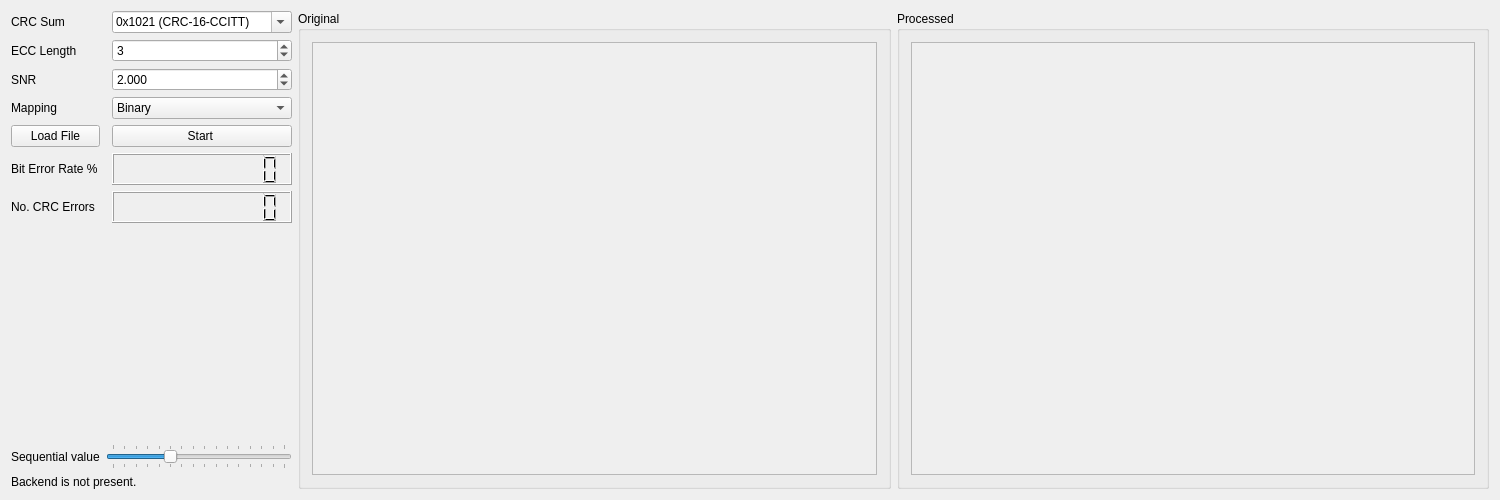
<?xml version="1.0" encoding="UTF-8"?>
<ui version="4.0">
 <class>MainWindow</class>
 <widget class="QMainWindow" name="MainWindow">
  <property name="geometry">
   <rect>
    <x>0</x>
    <y>0</y>
    <width>1500</width>
    <height>500</height>
   </rect>
  </property>
  <property name="windowTitle">
   <string>Channel Simulator</string>
  </property>
  <widget class="QWidget" name="centralWidget">
   <layout class="QGridLayout" name="centralWidget_content" rowstretch="0,0,0,0,0,0,0,0,1,0,0" columnstretch="0,0,0,0,1,1" rowminimumheight="0,0,0,0,0,0,0,0,0,0,0" columnminimumwidth="0,0,0,0,100,100">
    <item row="9" column="1">
     <widget class="QLabel" name="lblSequential">
      <property name="text">
       <string>Sequential value</string>
      </property>
      <property name="scaledContents">
       <bool>true</bool>
      </property>
     </widget>
    </item>
    <item row="6" column="1">
     <widget class="QLabel" name="lblCrcFlag">
      <property name="text">
       <string>No. CRC Errors</string>
      </property>
     </widget>
    </item>
    <item row="4" column="1">
     <widget class="QPushButton" name="cmdLoad">
      <property name="text">
       <string>Load File</string>
      </property>
     </widget>
    </item>
    <item row="6" column="3">
     <widget class="QLCDNumber" name="lcdCrcFlag">
      <property name="minimumSize">
       <size>
        <width>0</width>
        <height>32</height>
       </size>
      </property>
      <property name="toolTip">
       <string>&lt;html&gt;&lt;head/&gt;&lt;body&gt;&lt;p&gt;This is the number of crc errors that occured during this session.&lt;/p&gt;&lt;/body&gt;&lt;/html&gt;</string>
      </property>
      <property name="digitCount">
       <number>10</number>
      </property>
     </widget>
    </item>
    <item row="5" column="3">
     <widget class="QLCDNumber" name="lcdBer">
      <property name="minimumSize">
       <size>
        <width>0</width>
        <height>32</height>
       </size>
      </property>
      <property name="contextMenuPolicy">
       <enum>Qt::ActionsContextMenu</enum>
      </property>
      <property name="toolTip">
       <string>&lt;html&gt;&lt;head/&gt;&lt;body&gt;&lt;p&gt;This is the procentage of misstransmitted bits in the current session.&lt;/p&gt;&lt;/body&gt;&lt;/html&gt;</string>
      </property>
      <property name="digitCount">
       <number>10</number>
      </property>
     </widget>
    </item>
    <item row="3" column="1">
     <widget class="QLabel" name="lblMapping">
      <property name="text">
       <string>Mapping</string>
      </property>
     </widget>
    </item>
    <item row="4" column="3">
     <widget class="QPushButton" name="cmdStart">
      <property name="text">
       <string>Start </string>
      </property>
     </widget>
    </item>
    <item row="0" column="1">
     <widget class="QLabel" name="lblCrcPoly">
      <property name="text">
       <string>CRC Sum</string>
      </property>
     </widget>
    </item>
    <item row="0" column="3">
     <widget class="QComboBox" name="cbCrcPoly">
      <property name="toolTip">
       <string>&lt;html&gt;&lt;head/&gt;&lt;body&gt;&lt;p&gt;Choose the CRC polynomal you want to use.&lt;/p&gt;&lt;p&gt;It is possible to enter custom polynomals in hex-notation.&lt;/p&gt;&lt;/body&gt;&lt;/html&gt;</string>
      </property>
      <property name="editable">
       <bool>true</bool>
      </property>
      <item>
       <property name="text">
        <string>0x1021 (CRC-16-CCITT)</string>
       </property>
      </item>
      <item>
       <property name="text">
        <string>0x3D65 (CRC-16-DNP)</string>
       </property>
      </item>
      <item>
       <property name="text">
        <string>0x8005 (CRC-16-IBM)</string>
       </property>
      </item>
      <item>
       <property name="text">
        <string>0x1DCF (CRC-16-Profibus)</string>
       </property>
      </item>
      <item>
       <property name="text">
        <string>0x5D6DCB (CRC-24)</string>
       </property>
      </item>
      <item>
       <property name="text">
        <string>0x04C11DB7 (CRC-32)</string>
       </property>
      </item>
      <item>
       <property name="text">
        <string>0xD31 (CRC-12-GSM)</string>
       </property>
      </item>
      <item>
       <property name="text">
        <string>0x07 (CRC-8-CCITT)</string>
       </property>
      </item>
      <item>
       <property name="text">
        <string>0xA7 (CRC-8-Bluetooth)</string>
       </property>
      </item>
     </widget>
    </item>
    <item row="5" column="1">
     <widget class="QLabel" name="lblBer">
      <property name="text">
       <string>Bit Error Rate %</string>
      </property>
     </widget>
    </item>
    <item row="1" column="1">
     <widget class="QLabel" name="lblEcc">
      <property name="text">
       <string>ECC Length</string>
      </property>
     </widget>
    </item>
    <item row="1" column="3">
     <widget class="QSpinBox" name="sbEcc">
      <property name="toolTip">
       <string>&lt;html&gt;&lt;head/&gt;&lt;body&gt;&lt;p&gt;Choose the repetition factor you want the ECC-module to use.&lt;/p&gt;&lt;/body&gt;&lt;/html&gt;</string>
      </property>
      <property name="minimum">
       <number>1</number>
      </property>
      <property name="maximum">
       <number>15</number>
      </property>
      <property name="singleStep">
       <number>2</number>
      </property>
      <property name="value">
       <number>3</number>
      </property>
     </widget>
    </item>
    <item row="2" column="1">
     <widget class="QLabel" name="lblSnr">
      <property name="text">
       <string>SNR</string>
      </property>
     </widget>
    </item>
    <item row="10" column="1" colspan="3">
     <widget class="QLabel" name="lblBackendStatus">
      <property name="text">
       <string>Backend is not present.</string>
      </property>
     </widget>
    </item>
    <item row="0" column="5" rowspan="11">
     <widget class="QGroupBox" name="gbProcessed">
      <property name="title">
       <string>Processed</string>
      </property>
      <layout class="QGridLayout" name="gbProcessed_content">
       <item row="0" column="0">
        <widget class="QScrollArea" name="saProcessed">
         <property name="widgetResizable">
          <bool>true</bool>
         </property>
         <widget class="QWidget" name="saProcessed_content">
          <property name="geometry">
           <rect>
            <x>0</x>
            <y>0</y>
            <width>544</width>
            <height>436</height>
           </rect>
          </property>
          <layout class="QGridLayout" name="saProcessed_content_2">
           <property name="leftMargin">
            <number>0</number>
           </property>
           <property name="topMargin">
            <number>0</number>
           </property>
           <property name="rightMargin">
            <number>0</number>
           </property>
           <property name="bottomMargin">
            <number>0</number>
           </property>
           <property name="spacing">
            <number>0</number>
           </property>
           <item row="0" column="0">
            <widget class="QLabel" name="plProcessed">
             <property name="text">
              <string/>
             </property>
            </widget>
           </item>
          </layout>
         </widget>
        </widget>
       </item>
      </layout>
     </widget>
    </item>
    <item row="8" column="1" colspan="3">
     <spacer name="vSpace">
      <property name="orientation">
       <enum>Qt::Vertical</enum>
      </property>
      <property name="sizeHint" stdset="0">
       <size>
        <width>20</width>
        <height>40</height>
       </size>
      </property>
     </spacer>
    </item>
    <item row="0" column="4" rowspan="11">
     <widget class="QGroupBox" name="gbOriginal">
      <property name="title">
       <string>Original</string>
      </property>
      <layout class="QGridLayout" name="gbOriginal_content">
       <item row="0" column="0">
        <widget class="QScrollArea" name="saOriginal">
         <property name="widgetResizable">
          <bool>true</bool>
         </property>
         <widget class="QWidget" name="saOriginal_content">
          <property name="geometry">
           <rect>
            <x>0</x>
            <y>0</y>
            <width>545</width>
            <height>436</height>
           </rect>
          </property>
          <layout class="QGridLayout" name="saOriginal_content_2">
           <property name="leftMargin">
            <number>0</number>
           </property>
           <property name="topMargin">
            <number>0</number>
           </property>
           <property name="rightMargin">
            <number>0</number>
           </property>
           <property name="bottomMargin">
            <number>0</number>
           </property>
           <property name="spacing">
            <number>0</number>
           </property>
           <item row="0" column="0">
            <widget class="QLabel" name="plOriginal">
             <property name="text">
              <string/>
             </property>
            </widget>
           </item>
          </layout>
         </widget>
        </widget>
       </item>
      </layout>
     </widget>
    </item>
    <item row="9" column="2" colspan="2">
     <widget class="QSlider" name="slSequential">
      <property name="toolTip">
       <string>&lt;html&gt;&lt;head/&gt;&lt;body&gt;&lt;p&gt;This value determines how many packets are at the d-bus at a given time (1..15).&lt;/p&gt;&lt;p&gt;Turn it to zero (most left) to send all packets at once.&lt;/p&gt;&lt;/body&gt;&lt;/html&gt;</string>
      </property>
      <property name="maximum">
       <number>15</number>
      </property>
      <property name="pageStep">
       <number>5</number>
      </property>
      <property name="value">
       <number>5</number>
      </property>
      <property name="orientation">
       <enum>Qt::Horizontal</enum>
      </property>
      <property name="tickPosition">
       <enum>QSlider::TicksBothSides</enum>
      </property>
      <property name="tickInterval">
       <number>1</number>
      </property>
     </widget>
    </item>
    <item row="2" column="3">
     <widget class="QDoubleSpinBox" name="sbSNR">
      <property name="toolTip">
       <string>&lt;html&gt;&lt;head/&gt;&lt;body&gt;&lt;p&gt;Enter the desired signal-to-noise-ratio as float.&lt;/p&gt;&lt;/body&gt;&lt;/html&gt;</string>
      </property>
      <property name="decimals">
       <number>3</number>
      </property>
      <property name="maximum">
       <double>100.000000000000000</double>
      </property>
      <property name="singleStep">
       <double>0.100000000000000</double>
      </property>
      <property name="value">
       <double>2.000000000000000</double>
      </property>
     </widget>
    </item>
    <item row="3" column="3">
     <widget class="QComboBox" name="cbMapping">
      <property name="toolTip">
       <string>&lt;html&gt;&lt;head/&gt;&lt;body&gt;&lt;p&gt;Choose which type of mapping you want to use.&lt;/p&gt;&lt;/body&gt;&lt;/html&gt;</string>
      </property>
      <property name="currentIndex">
       <number>0</number>
      </property>
      <item>
       <property name="text">
        <string>Binary</string>
       </property>
      </item>
      <item>
       <property name="text">
        <string>Graycode</string>
       </property>
      </item>
     </widget>
    </item>
   </layout>
  </widget>
 </widget>
 <layoutdefault spacing="6" margin="11"/>
 <tabstops>
  <tabstop>cmdLoad</tabstop>
  <tabstop>cbCrcPoly</tabstop>
  <tabstop>sbEcc</tabstop>
  <tabstop>cmdStart</tabstop>
  <tabstop>saOriginal</tabstop>
  <tabstop>saProcessed</tabstop>
 </tabstops>
 <resources/>
 <connections/>
</ui>
